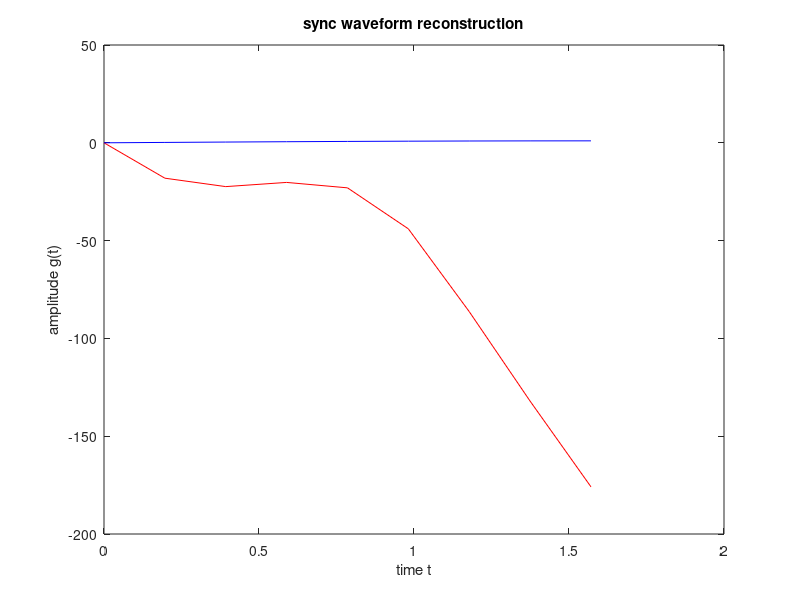

Write MATLAB code to recreate this figure.
clc;
clear all;
t   = 0:pi/16:pi/2;
g_t = 0;
g_a = sin(t); %given
B = 10;
    for n = 1:20
        h = 2*B*t-n;
        g_t = g_t + (n/(2*B)).*g_a.*(1-abs(2*B*t-n));
    end
figure(1);
hold on;
box on;
plot(t,g_t,'r');
plot(t,g_a,'b');
ylabel('amplitude g(t)');
xlabel('time t');
title('sync waveform reconstruction');
